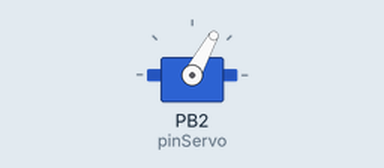
Simulated run of this sketch. Board: ATtiny85, built with avr-gcc and run on an emulated ATtiny85. Shown: servo. What the sketch prints to the serial monitor is not drawn.

Above: at 0.1 s.
At 18.1 s:
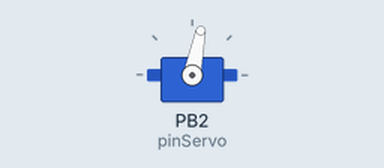
At 37.1 s:
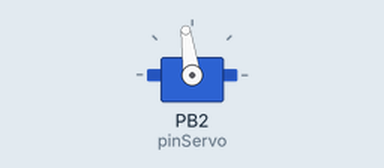
Timing chart, 0 to 40.0 s (numbered marks = the images above):
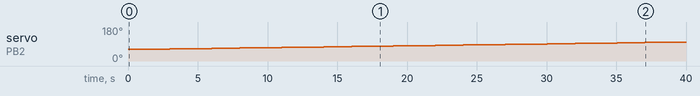

The sketch:

servo_example_rotate.ino
```cpp
#include <SoftwareServo.h>

SoftwareServo myservo;  // create servo object to control a servo

#define pinServo 2

int speed = 1;
int limits[2] = {30,150};	// set limitations (min/max: 0->180)
boolean refresh = false;	// toggle refresh on/off

void setup()
{
	Serial.begin(9600);

	// attaches the servo on pin to the servo object
	myservo.attach(pinServo);

	// init angle of servo inbetween two limitations
	myservo.write((limits[1]-limits[0])/2);
}

void loop()
{
	// refresh angle
	int angle = myservo.read();

	// change direction when limits
	if (angle >= limits[1] || angle <= limits[0])  speed = -speed;

	myservo.write(angle + speed);

	// set refresh one time / 2
	refresh = refresh ? false : true;
	if (refresh) {
          SoftwareServo::refresh();
          Serial.print("R ");
        }
       delay(1000);

	Serial.print("Angle: ");
	Serial.println(angle);
}
```

Measured:
- by itself, servo on PB2 (pinServo): moves from 61° to 100° over 38.1 s
